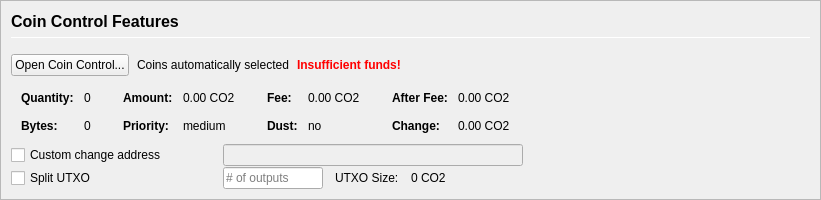
         <widget class="QFrame" name="frameCoinControl">
          <property name="sizePolicy">
           <sizepolicy hsizetype="Expanding" vsizetype="Expanding">
            <horstretch>0</horstretch>
            <verstretch>0</verstretch>
           </sizepolicy>
          </property>
          <property name="maximumSize">
           <size>
            <width>16777215</width>
            <height>16777215</height>
           </size>
          </property>
          <property name="frameShape">
           <enum>QFrame::StyledPanel</enum>
          </property>
          <property name="frameShadow">
           <enum>QFrame::Sunken</enum>
          </property>
          <layout class="QVBoxLayout" name="verticalLayoutCoinControl2">
           <property name="spacing">
            <number>0</number>
           </property>
           <property name="leftMargin">
            <number>0</number>
           </property>
           <property name="topMargin">
            <number>0</number>
           </property>
           <property name="rightMargin">
            <number>0</number>
           </property>
           <property name="bottomMargin">
            <number>0</number>
           </property>
           <item>
            <widget class="QFrame" name="frameCoinControl_BG">
             <layout class="QVBoxLayout" name="verticalLayoutCoinControl" stretch="0,0,0,0,0,0">
              <property name="spacing">
               <number>1</number>
              </property>
              <property name="leftMargin">
               <number>10</number>
              </property>
              <property name="topMargin">
               <number>10</number>
              </property>
              <item>
               <layout class="QHBoxLayout" name="horizontalLayoutCoinControl1">
                <property name="bottomMargin">
                 <number>15</number>
                </property>
                <item>
                 <layout class="QVBoxLayout" name="verticalLayout_3">
                  <property name="spacing">
                   <number>6</number>
                  </property>
                  <item>
                   <widget class="QLabel" name="labelCoinControlFeatures">
                    <property name="sizePolicy">
                     <sizepolicy hsizetype="Preferred" vsizetype="Maximum">
                      <horstretch>0</horstretch>
                      <verstretch>0</verstretch>
                     </sizepolicy>
                    </property>
                    <property name="minimumSize">
                     <size>
                      <width>0</width>
                      <height>20</height>
                     </size>
                    </property>
                    <property name="font">
                     <font>
                      <pointsize>12</pointsize>
                      <weight>75</weight>
                      <bold>true</bold>
                     </font>
                    </property>
                    <property name="styleSheet">
                     <string notr="true">font-weight:bold;</string>
                    </property>
                    <property name="text">
                     <string>Coin Control Features</string>
                    </property>
                   </widget>
                  </item>
                  <item>
                   <widget class="Line" name="line">
                    <property name="minimumSize">
                     <size>
                      <width>0</width>
                      <height>1</height>
                     </size>
                    </property>
                    <property name="maximumSize">
                     <size>
                      <width>16777215</width>
                      <height>1</height>
                     </size>
                    </property>
                    <property name="orientation">
                     <enum>Qt::Horizontal</enum>
                    </property>
                   </widget>
                  </item>
                 </layout>
                </item>
               </layout>
              </item>
              <item>
               <layout class="QHBoxLayout" name="horizontalLayoutCoinControl2" stretch="0,0,0,0">
                <property name="spacing">
                 <number>8</number>
                </property>
                <property name="bottomMargin">
                 <number>10</number>
                </property>
                <item>
                 <widget class="QPushButton" name="pushButtonCoinControl">
                  <property name="styleSheet">
                   <string notr="true"/>
                  </property>
                  <property name="text">
                   <string>Open Coin Control...</string>
                  </property>
                  <property name="autoDefault">
                   <bool>false</bool>
                  </property>
                 </widget>
                </item>
                <item>
                 <widget class="QLabel" name="labelCoinControlAutomaticallySelected">
                  <property name="text">
                   <string>Coins automatically selected</string>
                  </property>
                  <property name="margin">
                   <number>5</number>
                  </property>
                 </widget>
                </item>
                <item>
                 <widget class="QLabel" name="labelCoinControlInsuffFunds">
                  <property name="font">
                   <font>
                    <weight>75</weight>
                    <bold>true</bold>
                   </font>
                  </property>
                  <property name="styleSheet">
                   <string notr="true">color:red;font-weight:bold;</string>
                  </property>
                  <property name="text">
                   <string>Insufficient funds!</string>
                  </property>
                  <property name="margin">
                   <number>5</number>
                  </property>
                 </widget>
                </item>
                <item>
                 <spacer name="horizontalSpacerCoinControl">
                  <property name="orientation">
                   <enum>Qt::Horizontal</enum>
                  </property>
                  <property name="sizeHint" stdset="0">
                   <size>
                    <width>40</width>
                    <height>1</height>
                   </size>
                  </property>
                 </spacer>
                </item>
               </layout>
              </item>
              <item>
               <widget class="QWidget" name="widgetCoinControl" native="true">
                <property name="sizePolicy">
                 <sizepolicy hsizetype="Preferred" vsizetype="Preferred">
                  <horstretch>0</horstretch>
                  <verstretch>0</verstretch>
                 </sizepolicy>
                </property>
                <property name="minimumSize">
                 <size>
                  <width>0</width>
                  <height>0</height>
                 </size>
                </property>
                <property name="styleSheet">
                 <string notr="true"/>
                </property>
                <layout class="QHBoxLayout" name="horizontalLayoutCoinControl5">
                 <property name="leftMargin">
                  <number>0</number>
                 </property>
                 <property name="topMargin">
                  <number>0</number>
                 </property>
                 <property name="rightMargin">
                  <number>0</number>
                 </property>
                 <property name="bottomMargin">
                  <number>0</number>
                 </property>
                 <item>
                  <layout class="QHBoxLayout" name="horizontalLayoutCoinControl3" stretch="0,0,0,1">
                   <property name="spacing">
                    <number>20</number>
                   </property>
                   <property name="topMargin">
                    <number>0</number>
                   </property>
                   <property name="bottomMargin">
                    <number>10</number>
                   </property>
                   <item>
                    <layout class="QFormLayout" name="formLayoutCoinControl1">
                     <property name="horizontalSpacing">
                      <number>10</number>
                     </property>
                     <property name="verticalSpacing">
                      <number>14</number>
                     </property>
                     <property name="leftMargin">
                      <number>10</number>
                     </property>
                     <property name="topMargin">
                      <number>4</number>
                     </property>
                     <property name="rightMargin">
                      <number>6</number>
                     </property>
                     <item row="0" column="0">
                      <widget class="QLabel" name="labelCoinControlQuantityText">
                       <property name="font">
                        <font>
                         <weight>75</weight>
                         <bold>true</bold>
                        </font>
                       </property>
                       <property name="text">
                        <string>Quantity:</string>
                       </property>
                       <property name="margin">
                        <number>0</number>
                       </property>
                      </widget>
                     </item>
                     <item row="0" column="1">
                      <widget class="QLabel" name="labelCoinControlQuantity">
                       <property name="cursor">
                        <cursorShape>IBeamCursor</cursorShape>
                       </property>
                       <property name="contextMenuPolicy">
                        <enum>Qt::ActionsContextMenu</enum>
                       </property>
                       <property name="text">
                        <string notr="true">0</string>
                       </property>
                       <property name="margin">
                        <number>0</number>
                       </property>
                       <property name="textInteractionFlags">
                        <set>Qt::LinksAccessibleByMouse|Qt::TextSelectableByKeyboard|Qt::TextSelectableByMouse</set>
                       </property>
                      </widget>
                     </item>
                     <item row="1" column="0">
                      <widget class="QLabel" name="labelCoinControlBytesText">
                       <property name="font">
                        <font>
                         <weight>75</weight>
                         <bold>true</bold>
                        </font>
                       </property>
                       <property name="text">
                        <string>Bytes:</string>
                       </property>
                      </widget>
                     </item>
                     <item row="1" column="1">
                      <widget class="QLabel" name="labelCoinControlBytes">
                       <property name="cursor">
                        <cursorShape>IBeamCursor</cursorShape>
                       </property>
                       <property name="contextMenuPolicy">
                        <enum>Qt::ActionsContextMenu</enum>
                       </property>
                       <property name="text">
                        <string notr="true">0</string>
                       </property>
                       <property name="textInteractionFlags">
                        <set>Qt::LinksAccessibleByMouse|Qt::TextSelectableByKeyboard|Qt::TextSelectableByMouse</set>
                       </property>
                      </widget>
                     </item>
                    </layout>
                   </item>
                   <item>
                    <layout class="QFormLayout" name="formLayoutCoinControl2">
                     <property name="horizontalSpacing">
                      <number>10</number>
                     </property>
                     <property name="verticalSpacing">
                      <number>14</number>
                     </property>
                     <property name="leftMargin">
                      <number>6</number>
                     </property>
                     <property name="topMargin">
                      <number>4</number>
                     </property>
                     <property name="rightMargin">
                      <number>6</number>
                     </property>
                     <item row="0" column="0">
                      <widget class="QLabel" name="labelCoinControlAmountText">
                       <property name="font">
                        <font>
                         <weight>75</weight>
                         <bold>true</bold>
                        </font>
                       </property>
                       <property name="text">
                        <string>Amount:</string>
                       </property>
                       <property name="margin">
                        <number>0</number>
                       </property>
                      </widget>
                     </item>
                     <item row="0" column="1">
                      <widget class="QLabel" name="labelCoinControlAmount">
                       <property name="cursor">
                        <cursorShape>IBeamCursor</cursorShape>
                       </property>
                       <property name="contextMenuPolicy">
                        <enum>Qt::ActionsContextMenu</enum>
                       </property>
                       <property name="text">
                        <string notr="true">0.00 CO2</string>
                       </property>
                       <property name="textInteractionFlags">
                        <set>Qt::LinksAccessibleByMouse|Qt::TextSelectableByKeyboard|Qt::TextSelectableByMouse</set>
                       </property>
                      </widget>
                     </item>
                     <item row="1" column="0">
                      <widget class="QLabel" name="labelCoinControlPriorityText">
                       <property name="font">
                        <font>
                         <weight>75</weight>
                         <bold>true</bold>
                        </font>
                       </property>
                       <property name="text">
                        <string>Priority:</string>
                       </property>
                      </widget>
                     </item>
                     <item row="1" column="1">
                      <widget class="QLabel" name="labelCoinControlPriority">
                       <property name="cursor">
                        <cursorShape>IBeamCursor</cursorShape>
                       </property>
                       <property name="contextMenuPolicy">
                        <enum>Qt::ActionsContextMenu</enum>
                       </property>
                       <property name="text">
                        <string>medium</string>
                       </property>
                       <property name="textInteractionFlags">
                        <set>Qt::LinksAccessibleByMouse|Qt::TextSelectableByKeyboard|Qt::TextSelectableByMouse</set>
                       </property>
                      </widget>
                     </item>
                    </layout>
                   </item>
                   <item>
                    <layout class="QFormLayout" name="formLayoutCoinControl3">
                     <property name="horizontalSpacing">
                      <number>10</number>
                     </property>
                     <property name="verticalSpacing">
                      <number>14</number>
                     </property>
                     <property name="leftMargin">
                      <number>6</number>
                     </property>
                     <property name="topMargin">
                      <number>4</number>
                     </property>
                     <property name="rightMargin">
                      <number>6</number>
                     </property>
                     <item row="0" column="0">
                      <widget class="QLabel" name="labelCoinControlFeeText">
                       <property name="font">
                        <font>
                         <weight>75</weight>
                         <bold>true</bold>
                        </font>
                       </property>
                       <property name="text">
                        <string>Fee:</string>
                       </property>
                       <property name="margin">
                        <number>0</number>
                       </property>
                      </widget>
                     </item>
                     <item row="0" column="1">
                      <widget class="QLabel" name="labelCoinControlFee">
                       <property name="cursor">
                        <cursorShape>IBeamCursor</cursorShape>
                       </property>
                       <property name="contextMenuPolicy">
                        <enum>Qt::ActionsContextMenu</enum>
                       </property>
                       <property name="text">
                        <string notr="true">0.00 CO2</string>
                       </property>
                       <property name="textInteractionFlags">
                        <set>Qt::LinksAccessibleByMouse|Qt::TextSelectableByKeyboard|Qt::TextSelectableByMouse</set>
                       </property>
                      </widget>
                     </item>
                     <item row="1" column="0">
                      <widget class="QLabel" name="labelCoinControlLowOutputText">
                       <property name="font">
                        <font>
                         <weight>75</weight>
                         <bold>true</bold>
                        </font>
                       </property>
                       <property name="text">
                        <string>Dust:</string>
                       </property>
                      </widget>
                     </item>
                     <item row="1" column="1">
                      <widget class="QLabel" name="labelCoinControlLowOutput">
                       <property name="cursor">
                        <cursorShape>IBeamCursor</cursorShape>
                       </property>
                       <property name="contextMenuPolicy">
                        <enum>Qt::ActionsContextMenu</enum>
                       </property>
                       <property name="text">
                        <string>no</string>
                       </property>
                       <property name="textInteractionFlags">
                        <set>Qt::LinksAccessibleByMouse|Qt::TextSelectableByKeyboard|Qt::TextSelectableByMouse</set>
                       </property>
                      </widget>
                     </item>
                    </layout>
                   </item>
                   <item>
                    <layout class="QFormLayout" name="formLayoutCoinControl4">
                     <property name="horizontalSpacing">
                      <number>10</number>
                     </property>
                     <property name="verticalSpacing">
                      <number>14</number>
                     </property>
                     <property name="leftMargin">
                      <number>6</number>
                     </property>
                     <property name="topMargin">
                      <number>4</number>
                     </property>
                     <property name="rightMargin">
                      <number>6</number>
                     </property>
                     <item row="0" column="0">
                      <widget class="QLabel" name="labelCoinControlAfterFeeText">
                       <property name="font">
                        <font>
                         <weight>75</weight>
                         <bold>true</bold>
                        </font>
                       </property>
                       <property name="text">
                        <string>After Fee:</string>
                       </property>
                       <property name="margin">
                        <number>0</number>
                       </property>
                      </widget>
                     </item>
                     <item row="0" column="1">
                      <widget class="QLabel" name="labelCoinControlAfterFee">
                       <property name="cursor">
                        <cursorShape>IBeamCursor</cursorShape>
                       </property>
                       <property name="contextMenuPolicy">
                        <enum>Qt::ActionsContextMenu</enum>
                       </property>
                       <property name="text">
                        <string notr="true">0.00 CO2</string>
                       </property>
                       <property name="textInteractionFlags">
                        <set>Qt::LinksAccessibleByMouse|Qt::TextSelectableByKeyboard|Qt::TextSelectableByMouse</set>
                       </property>
                      </widget>
                     </item>
                     <item row="1" column="0">
                      <widget class="QLabel" name="labelCoinControlChangeText">
                       <property name="font">
                        <font>
                         <weight>75</weight>
                         <bold>true</bold>
                        </font>
                       </property>
                       <property name="text">
                        <string>Change:</string>
                       </property>
                      </widget>
                     </item>
                     <item row="1" column="1">
                      <widget class="QLabel" name="labelCoinControlChange">
                       <property name="cursor">
                        <cursorShape>IBeamCursor</cursorShape>
                       </property>
                       <property name="contextMenuPolicy">
                        <enum>Qt::ActionsContextMenu</enum>
                       </property>
                       <property name="text">
                        <string notr="true">0.00 CO2</string>
                       </property>
                       <property name="textInteractionFlags">
                        <set>Qt::LinksAccessibleByMouse|Qt::TextSelectableByKeyboard|Qt::TextSelectableByMouse</set>
                       </property>
                      </widget>
                     </item>
                    </layout>
                   </item>
                  </layout>
                 </item>
                </layout>
               </widget>
              </item>
              <item>
               <layout class="QHBoxLayout" name="horizontalLayoutCoinControl4">
                <property name="spacing">
                 <number>12</number>
                </property>
                <property name="sizeConstraint">
                 <enum>QLayout::SetDefaultConstraint</enum>
                </property>
                <property name="topMargin">
                 <number>0</number>
                </property>
                <property name="rightMargin">
                 <number>0</number>
                </property>
                <item>
                 <widget class="QCheckBox" name="checkBoxCoinControlChange">
                  <property name="sizePolicy">
                   <sizepolicy hsizetype="Preferred" vsizetype="Preferred">
                    <horstretch>0</horstretch>
                    <verstretch>0</verstretch>
                   </sizepolicy>
                  </property>
                  <property name="minimumSize">
                   <size>
                    <width>200</width>
                    <height>0</height>
                   </size>
                  </property>
                  <property name="maximumSize">
                   <size>
                    <width>200</width>
                    <height>16777215</height>
                   </size>
                  </property>
                  <property name="toolTip">
                   <string>If this is activated, but the change address is empty or invalid, change will be sent to a newly generated address.</string>
                  </property>
                  <property name="text">
                   <string>Custom change address</string>
                  </property>
                 </widget>
                </item>
                <item>
                 <widget class="QValidatedLineEdit" name="lineEditCoinControlChange">
                  <property name="enabled">
                   <bool>false</bool>
                  </property>
                  <property name="sizePolicy">
                   <sizepolicy hsizetype="Preferred" vsizetype="Preferred">
                    <horstretch>0</horstretch>
                    <verstretch>0</verstretch>
                   </sizepolicy>
                  </property>
                  <property name="minimumSize">
                   <size>
                    <width>300</width>
                    <height>0</height>
                   </size>
                  </property>
                 </widget>
                </item>
                <item>
                 <widget class="QLabel" name="labelCoinControlChangeLabel">
                  <property name="sizePolicy">
                   <sizepolicy hsizetype="Preferred" vsizetype="Preferred">
                    <horstretch>0</horstretch>
                    <verstretch>0</verstretch>
                   </sizepolicy>
                  </property>
                  <property name="minimumSize">
                   <size>
                    <width>100</width>
                    <height>0</height>
                   </size>
                  </property>
                  <property name="text">
                   <string/>
                  </property>
                  <property name="margin">
                   <number>3</number>
                  </property>
                 </widget>
                </item>
               </layout>
              </item>
              <item>
               <layout class="QHBoxLayout" name="horizontalLayoutCoinControl6">
                <property name="spacing">
                 <number>12</number>
                </property>
                <property name="rightMargin">
                 <number>0</number>
                </property>
                <item>
                 <widget class="QCheckBox" name="splitBlockCheckBox">
                  <property name="sizePolicy">
                   <sizepolicy hsizetype="Preferred" vsizetype="Preferred">
                    <horstretch>0</horstretch>
                    <verstretch>0</verstretch>
                   </sizepolicy>
                  </property>
                  <property name="minimumSize">
                   <size>
                    <width>200</width>
                    <height>0</height>
                   </size>
                  </property>
                  <property name="maximumSize">
                   <size>
                    <width>200</width>
                    <height>16777215</height>
                   </size>
                  </property>
                  <property name="text">
                   <string>Split UTXO</string>
                  </property>
                 </widget>
                </item>
                <item>
                 <widget class="QLineEdit" name="splitBlockLineEdit">
                  <property name="sizePolicy">
                   <sizepolicy hsizetype="Preferred" vsizetype="Preferred">
                    <horstretch>50</horstretch>
                    <verstretch>0</verstretch>
                   </sizepolicy>
                  </property>
                  <property name="minimumSize">
                   <size>
                    <width>100</width>
                    <height>0</height>
                   </size>
                  </property>
                  <property name="maximumSize">
                   <size>
                    <width>100</width>
                    <height>16777215</height>
                   </size>
                  </property>
                  <property name="placeholderText">
                   <string># of outputs</string>
                  </property>
                 </widget>
                </item>
                <item>
                 <widget class="QLabel" name="labelBlockSizeText">
                  <property name="text">
                   <string>UTXO Size:</string>
                  </property>
                 </widget>
                </item>
                <item>
                 <widget class="QLabel" name="labelBlockSize">
                  <property name="text">
                   <string>0 CO2</string>
                  </property>
                 </widget>
                </item>
                <item>
                 <spacer name="horizontalSpacer_7">
                  <property name="orientation">
                   <enum>Qt::Horizontal</enum>
                  </property>
                  <property name="sizeHint" stdset="0">
                   <size>
                    <width>40</width>
                    <height>20</height>
                   </size>
                  </property>
                 </spacer>
                </item>
               </layout>
              </item>
              <item>
               <spacer name="verticalSpacerCoinControl">
                <property name="orientation">
                 <enum>Qt::Vertical</enum>
                </property>
                <property name="sizeHint" stdset="0">
                 <size>
                  <width>800</width>
                  <height>1</height>
                 </size>
                </property>
               </spacer>
              </item>
             </layout>
            </widget>
           </item>
          </layout>
         </widget>
